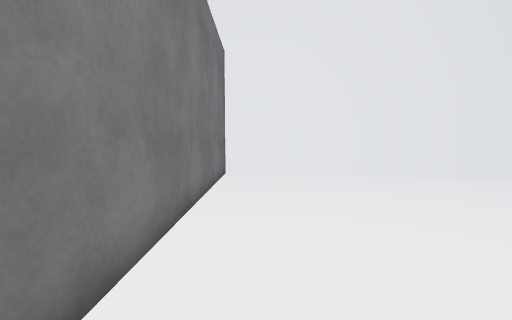
view 1 (above)

23 first-person views from a walk through a Unity game level. The camera is 1.4 m above the floor, tilts 4° down and sees 90° across. The floor is counted in squares, 1 m on a side. Each view is taken from the middle of a square. On the plan, view 1 faces up. The plan holds only what a view shows up to about 13 squares ahead; the rest is blank. The place goes on beyond the plan. The player character is not drawn. Surface patterns are stand-ins for the level's own textures.

view 2
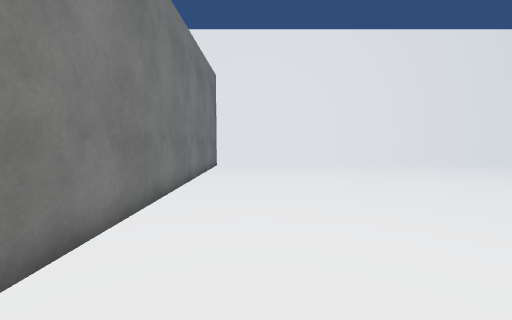

view 3
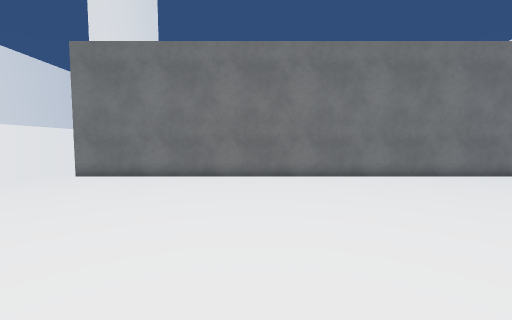

view 4
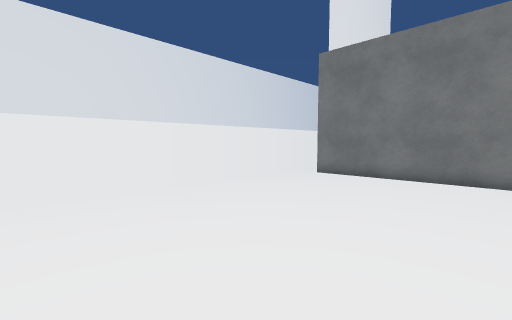

view 5
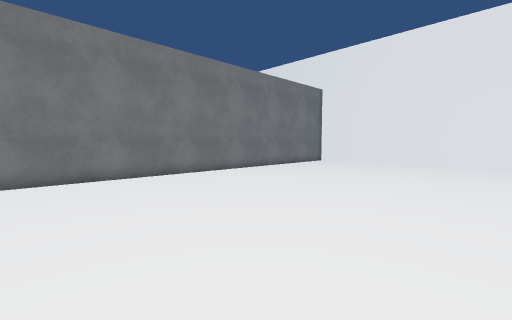

view 6
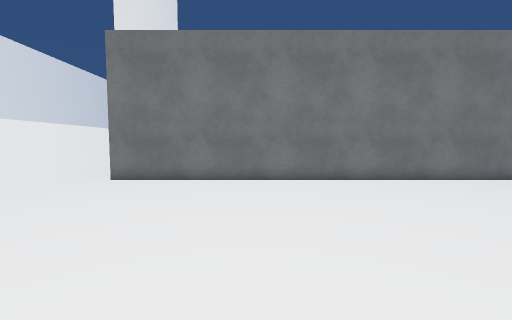

view 7
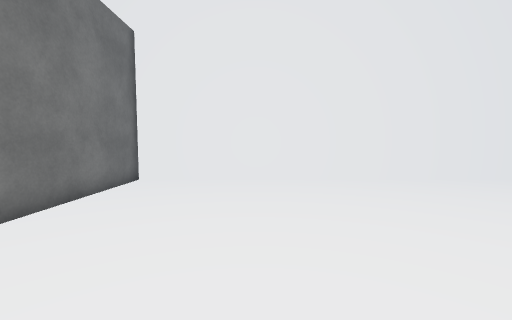

view 8
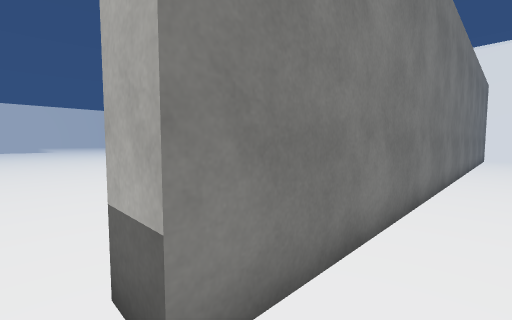

view 9
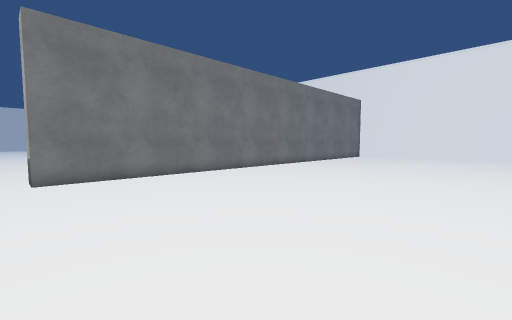

view 10
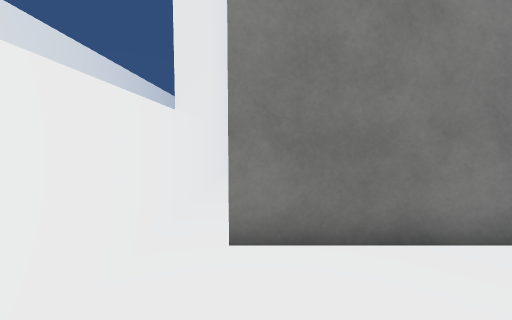

view 11
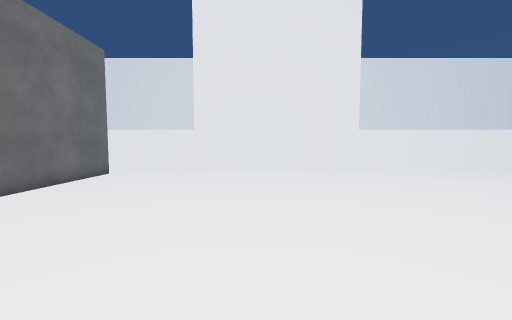

view 12
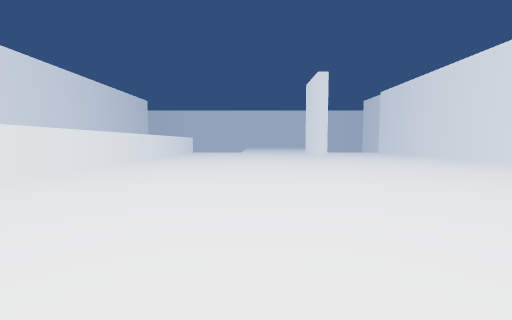

view 13
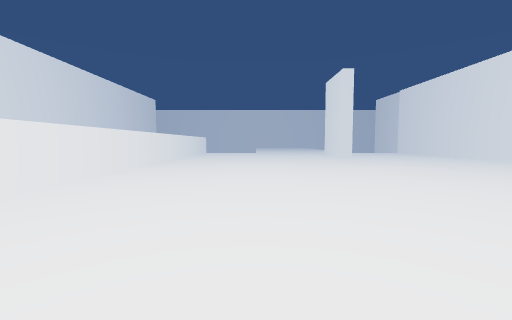

view 14
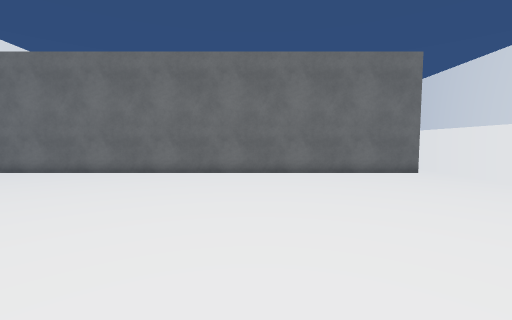

view 15
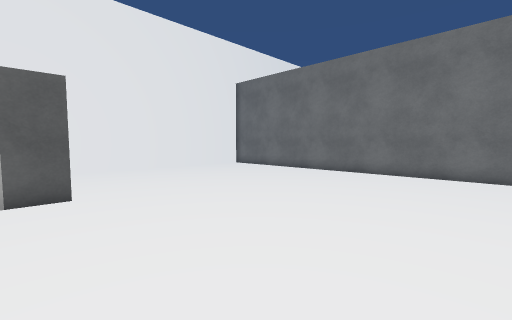

view 16
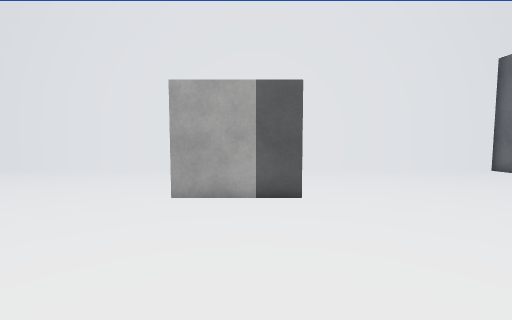

view 17
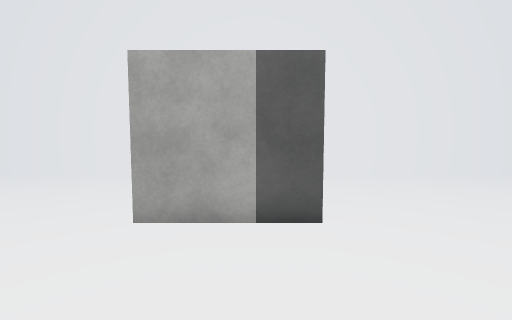

view 18
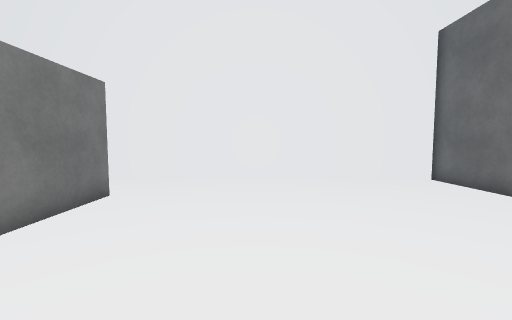

view 19
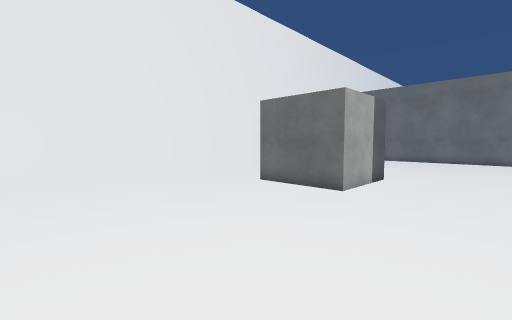

view 20
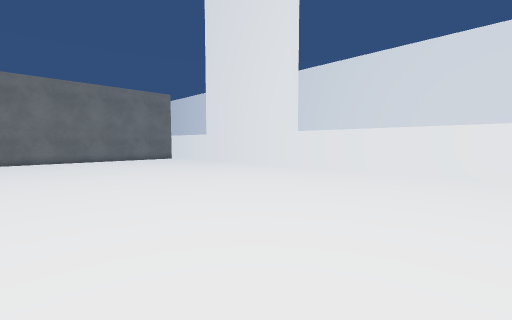

view 21
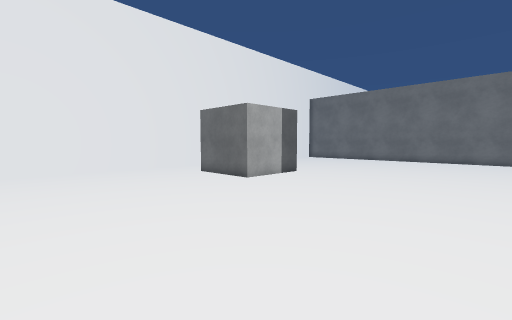

view 22
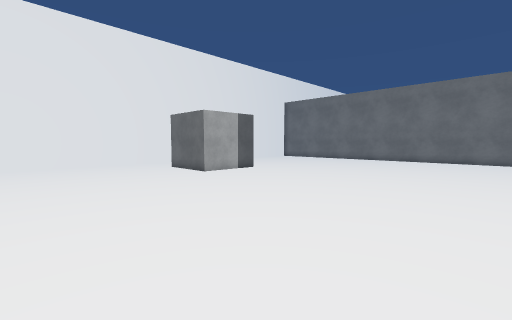

view 23
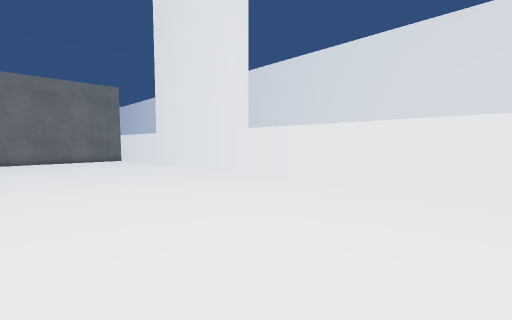

### Floor plan
Points are (right, up) in squares from view 1. A wall is a line through its corners. A room is listed if a view was taken in it or the views show most of it. See-through windows are left out.
Room 1 (views 1, 2, 3, 4, 5, 6, 7, 8, 9, 10)
walls: (-1.4, -13.5) (9.1, -13.5); (9.5, 11.5) (-1.4, 11.5) (-1.4, -12.4)
ways out: opening at (-2, -13) to room 2
Room 2 (views 11, 12, 13, 14, 15, 16, 17, 18, 19, 20, 21, 22, 23)
walls: (-12.8, 5.4) (-16.1, 5.4) (-16.1, 8.6); (-12.8, 8.8) (-12.8, 5.8); (-2.4, 8.5) (-2.4, 11.5) (-23.5, 11.5); (-23.1, -13.5) (-1.4, -13.5); (-1.4, -12.4) (-2.4, -12.4) (-2.4, 6.6)
ways out: opening at (-2, -13) to room 1

Where each view was taken, in squares from view 1:
view 1: 0 up, 0 right, facing up
view 2: 4 down, 1 right, facing up
view 3: 5 down, 9 right, facing left
view 4: 6 down, 9 right, facing down-left
view 5: 6 down, 9 right, facing up-left
view 6: 7 down, 8 right, facing left
view 7: 2 up, 3 right, facing up
view 8: 13 down, 0 right, facing up-left
view 9: 13 down, 9 right, facing up-left
view 10: 12 down, 2 right, facing left
view 11: 1 down, 9 left, facing down
view 12: 5 down, 9 left, facing left
view 13: 7 down, 10 left, facing left
view 14: 5 down, 14 left, facing right
view 15: 2 down, 14 left, facing up-right
view 16: 1 down, 14 left, facing up
view 17: 1 up, 14 left, facing up
view 18: 2 up, 9 left, facing up
view 19: 2 up, 23 left, facing up-right
view 20: 2 down, 23 left, facing down-right
view 21: 2 down, 23 left, facing up-right
view 22: 5 down, 23 left, facing up-right
view 23: 6 down, 23 left, facing down-right
